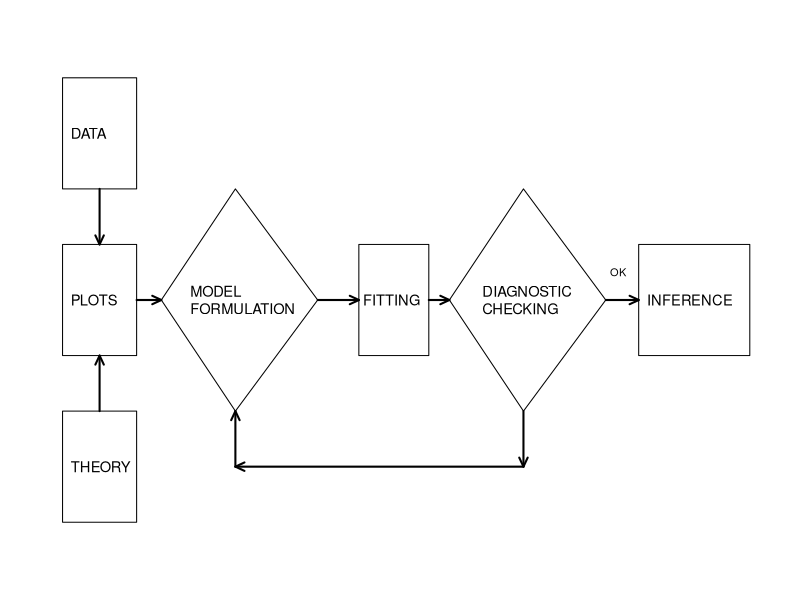

Here is the R script that generated this plot: (Note: this script raises an error after producing the figure.)
## ---- chunk 1

#  FIGURE 5.1
plot.new()
par(mar=c(0,0,0,0), cex=1.1)
plot.window(xlim=c(0,18),ylim=c(-5,5))

text(1,3,labels="DATA",adj=0, cex=0.8)
text(1,0,labels="PLOTS",adj=0, cex=0.8)
text(1,-3,labels="THEORY",adj=0, cex=0.8)
text(3.9,0,labels="MODEL\nFORMULATION",adj=0, cex=0.8)
text(8.1,0,labels="FITTING",adj=0, cex=0.8)
text(11,0,labels="DIAGNOSTIC\nCHECKING",adj=0, cex=0.8)
text(15,0,labels="INFERENCE",adj=0, cex=0.8)
text(14.1,0.5,labels="OK",adj=0, cex=0.6)

rect(0.8,2.0,2.6,4.0)
arrows(1.7,2.0,1.7,1.0,code=2,lwd=2,angle=25,length=0.10)
rect(0.8,-1.0,2.6,1.0)
arrows(1.7,-2.0,1.7,-1.0,code=2,lwd=2,angle=25,length=0.10)
rect(0.8,-4.0,2.6,-2.0)

arrows(2.6,0,3.2,0,code=2,lwd=2,angle=25,length=0.10)

x<-c(5,7.0,5,3.2)
y<-c(2,0,-2,0)
polygon(x,y)
arrows(7.0,0,8.0,0,code=2,lwd=2,angle=25,length=0.10)

rect(8.0,-1.0,9.7,1.0)
arrows(9.7,0,10.2,0,code=2,lwd=2,angle=25,length=0.10)

x1<-c(12,14.0,12,10.2)
y1<-c(2,0,-2,0)
polygon(x1,y1)
arrows(14.0,0,14.8,0,code=2,lwd=2,angle=25,length=0.10)

rect(14.8,-1.0,17.5,1.0)
arrows(12,-2.0,12,-3,code=2,lwd=2,angle=25,length=0.10)
arrows(12,-3.0,5,-3,code=2,lwd=2,angle=25,length=0.10)
arrows(5,-3.0,5,-2,code=2,lwd=2,angle=25,length=0.10)
## ---- chunk 2
# Sixteen Possible Models Table in R
tableout <- 
  data.frame(
    Expression = c("E $y=\\beta_0$", 
                   "E $y=\\beta_0+\\beta_1x_i$", 
                   "E $y = \\beta_0 + \\beta_1 x_i + \\beta_2 x_j$", 
                   "E $y = \\beta_0 + \\beta_1 x_1 + \\beta_2 x_j +\\beta_3x_{k}$", 
                   "E $y = \\beta_0 + \\beta_1 x_1 + \\beta_2 x_2 +\\beta_3 x_3 + \\beta_4 x_4$"),
    Combinations = c("", "$i$ = 1,2,3,4", 
                     "($i,j$) = (1,2),(1,3),(1,4),(2,3),(2,4),(3,4)", 
                     "($i,j,k$) = (1,2,3),(1,2,4),(1,3,4),(2,3,4)", 
                     ""),
    Models = c("1 model with no independent variables", 
               "4 models with one independent variable", 
               "6 models with two independent variables", 
               "4 models with three independent variables", 
               "1 model with all independent variables")
  )

TableGen1(TableData=tableout , 
         TextTitle='Sixteen Possible Models', 
         Align='l',  ColumnSpec=1:2,
         ColWidth = "3cm") %>%
     kableExtra::column_spec(1, width =  "6cm") %>%
     kableExtra::column_spec(c(1,2), border_right = TRUE) %>%
     kableExtra::column_spec(3, width =  "7cm")


## ---- chunk 3
#  FIGURE 5.2
liquidity  <- read.csv("CSVData/Liquidity.csv", header=TRUE)

varLiquid <- c("AVGT","NTRAN","PRICE","SHARE","VALUE","DEBEQ","VOLUME")
Xymat<-data.frame(liquidity[varLiquid])
pairs(Xymat,upper.panel=NULL,cex=1.5,
          xaxt="n",yaxt="n",pch=".",gap=0,cex.labels=0.8)

## ---- chunk 4

#  #  FIGURE 5.3
model2 <- lm(VOLUME~AVGT+NTRAN,data=Xymat)
summary(model2)

op<-par(no.readonly = TRUE)
layout(matrix(c(1,2,3,4,5,6,7,8,9,10),byrow=TRUE,ncol=5))
par("oma"=c(3,3,3,3),"mai"=c(0,0,0.1,0),cex=0.8)
plot.new()
hist(liquidity$PRICE,breaks=18,main="PRICE",xaxt="n",yaxt="n",xlab="",ylab="", 
                cex.main = 1, font.main= 1)
hist(liquidity$SHARE,breaks=12,main="SHARE",xaxt="n",yaxt="n",xlab="",ylab="", 
                cex.main = 1, font.main= 1)
hist(liquidity$VALUE,breaks=12,main="VALUE",xaxt="n",yaxt="n",xlab="",ylab="", 
                cex.main = 1, font.main= 1)
hist(liquidity$DEBEQ,breaks=12,main="DEBEQ",xaxt="n",yaxt="n",xlab="",ylab="", 
                cex.main = 1, font.main= 1)
hist(model2$residuals,breaks=20,main="Residuals",
   xaxt="n",yaxt="n",xlab="",ylab="",cex.main = 1, font.main= 1)
plot(liquidity$PRICE,model2$residuals,xaxt="n",yaxt="n",xlab="",ylab="")
plot(liquidity$SHARE,model2$residuals,xaxt="n",yaxt="n",xlab="",ylab="")
plot(liquidity$VALUE,model2$residuals,xaxt="n",yaxt="n",xlab="",ylab="")
plot(liquidity$DEBEQ,model2$residuals,xaxt="n",yaxt="n",xlab="",ylab="")

## ---- chunk 5
#  FIGURE 5.4
library(cluster)
library(MASS)

par(mar=c(3.2,5.4,.2,.2))
plot(1,5,type="p",pch=19,cex=1.5,xlab="",ylab="",cex.lab=1.5,xaxt="n",yaxt="n",xlim=c(-3,5),ylim=c(-12,12))
mtext(expression(x[2]), side=1,line=2, cex=2.0)
mtext(expression(x[1]), side=2, line=2, las=2, cex=2.0)
arrows(1.5,5,4,5,code=1,lwd=2,angle=15,length=0.25)
xycov<-matrix(c(2, -5,-5, 20),nrow=2,ncol=2)
xyloc<-matrix(c(0, 0),nrow=1,ncol=2)
polygon(ellipsoidPoints(xycov, d2 = 2, loc=xyloc),col="black")

## ---- chunk 6
# Example data for the table
outliers_data <- data.frame(
  Observation = c("A", "B", "C"),
  Standardized_residual = c(4.00, 0.77, -4.01),
  Leverage = c(0.067, 0.550, 0.550),
  Cooks_distance = c(0.577, 0.363, 9.832)
)
knitr::kable(outliers_data, caption = "Measures of Three Types of Unusual Points")
## ---- chunk 7
# Example data
data <- data.frame(
  i = 1:4,
  y_i = c(23, 83, 63, 103),
  x_i1 = c(2, 8, 6, 10),
  x_i2 = c(6, 9, 8, 10)
)

# Display the data in table format
knitr::kable(data, caption = "Data for Example of Perfectly Correlated Explanatory Variables")
## ---- chunk 8
# Example data
liquid_regression <- data.frame(
  x_j = c("PRICE", "SHARE", "VALUE"),
  s_x_j = c(21.37, 115.1, 8.157),
  b_j = c(-0.022, 0.054, 0.313),
  se_b_j = c(0.035, 0.010, 0.162),
  t_b_j = c(-0.63, 5.19, 1.94),
  VIF_j = c(1.5, 3.8, 4.7)
)

knitr::kable(liquid_regression, caption = "Statistics from a Regression of VOLUME on PRICE, SHARE and VALUE")
## ---- chunk 9
#  FIGURE 5.5
x<-seq(0,80,length=81)
y<--(x-60)^2+2000

par(mar=c(3.2,5.4,.2,.2))
plot(x,y,type="l",xlim=c(15,90),ylim=c(-1500,2500),xaxt="n",
    yaxt="n",xlab="",ylab="",cex.lab=1.5)
mtext(expression(x[2]), side=1, line=2, cex=2)
mtext(expression(x[1]), side=2, line=2, las=1,cex=2)
points(20,400,pch=1,cex=2)
points(22,556,pch=1,cex=2)
points(35,1375,pch=1,cex=2)
points(37,1471,pch=1,cex=2)
points(39,1559,pch=1,cex=2)
points(45,1775,pch=1,cex=2)

## ---- chunk 10
#  FIGURE 5.6

Random.seed <- 1:15
x<-runif(15,min=0,max=1)
y<-runif(15,min=-0.1,max=0.1)+1-x
par(mar=c(3.2,4.4,.2,.2))
plot(x,y,type="p",pch=1,cex=1.5,xlim=c(0,1.2),
   ylim=c(-0.1,1.4),xaxt="n",yaxt="n",xlab="",ylab="",cex.lab=1)
mtext(expression(x[2]), side=1, line=2,cex=1.4)
mtext(expression(x[1]), side=2, line=2, cex=1.4, las=1)
points(0.8,1,pch=1,cex=1.5)
arrows(0.55,1.1,0.75,1.02,code=2,lwd=2,angle=5,length=0.15)
text(0.6,1.2,"HIGH LEVERAGE,COLLINEARITY\nMASKING POINT",cex=1.0)
## ---- chunk 11

#  FIGURE 5.7

Random.seed <- 1:15
x<-runif(18,min=0,max=1.2)
y<-runif(18,min=0,max=1.2)
par(mar=c(3.2,4.4,.2,.2))
plot(x,y,type="p",pch=1,cex=1.5,xlim=c(0,3),
   ylim=c(0,3),xaxt="n",yaxt="n",xlab="",ylab="",cex.lab=1)
mtext(expression(x[2]), side=1, line=2,cex=1.4)
mtext(expression(x[1]), side=2, line=2, cex=1.4, las=1)
points(2,2,pch=1,cex=1.5)
arrows(1.4,2.25,1.9,2.05,code=2,lwd=2,angle=5,length=0.15)
text(1.5,2.5,"HIGH LEVERAGE,COLLINEARITY \nCREATING POINT",cex=1.0)

## ---- chunk 12

#  FIGURE 5.8
Sigma<-matrix(c(1,0.972,0.188,0.972,1,-0.022,0.188,-0.022,1),3,3)
Sigma
.Random.seed <- 1:40
x1x2y<-mvrnorm(n=40,rep(0,3),Sigma,empirical=TRUE)

pairs(x1x2y,upper.panel=NULL,xaxt="n",yaxt="n",
     labels=expression(x[1],x[2],y),pch=1,gap=0,cex.labels=1.5)

## ---- chunk 13

#  FIGURE 5.9

op <- par(no.readonly = TRUE)
par(mai=c(0,0.1,0,0))
plot.new()
plot.window(xlim=c(0,18),ylim=c(-10,10))
rect(1,-1.2,14,1.2)
rect(7,4,15,8)
rect(1,-8,6,-4)
x<-seq(1.5,9,length=6)
y<-rep(0,6)
text(x,y,labels=c(1:6),cex=1.5)
x1<-seq(10.5,11.5,length=3)
y1<-rep(0,3)
text(x1,y1,labels=rep(".",3),cex=3)
text(13,0,labels="n",cex=1.5)

text(15,0,labels="ORIGINAL\nSAMPLE\nSIZE n",adj=0)
text(7.5,6,labels="MODEL DEVELOPMENT\nSUBSAMPLE SIZE",adj=0)
text(11.1,5.3, expression(n[1]), adj=0, cex=1.1)
text(1.4,-6,labels="VALIDATION\nSUBSAMPLE\nSIZE",adj=0)
text(2.4,-7.2,expression(n[2]),adj=0, cex=1.1)

arrows(1.8,0.8,8.3,3.9,code=2,lwd=2,angle=15,length=0.2)
arrows(4.8,0.8,9,3.8,code=2,lwd=2,angle=15,length=0.2)
arrows(9.1,0.9,9.5,3.8,code=2,lwd=2,angle=15,length=0.2)
arrows(12.8,0.8,10,3.8,code=2,lwd=2,angle=15,length=0.2)
arrows(2.9,-0.9,2.5,-3.8,code=2,lwd=2,angle=15,length=0.2)
arrows(5.9,-0.9,3.1,-3.8,code=2,lwd=2,angle=15,length=0.2)
arrows(7.4,-0.9,3.5,-3.8,code=2,lwd=2,angle=15,length=0.2)
## ---- chunk 14

#  FIGURE 5.10

x<-seq(5,28,length=24)
y<-0.5*x-3
par(mar=c(3.2,4.4,.2,.2))
plot(0,0,type="l",xlim=c(8,30),ylim=c(0.5,13),
     xlab="",ylab="",xaxt="n",yaxt="n",cex.lab=1.5)
mtext("x", side=1,line=2, cex=1.4)
mtext("y", side=2,lin=2,las=1,cex=1.4)
error<-matrix(c(1,0.1,2,0.3,2.5,0.4,3,0.65,3.8,0.8,4,1,4.5,1,5,1.2,5.5,1.3,6,1.5,6.5,1.6,7,1.65,8,2.2,8.5,2.7,9,3,9,-3,8.5,-2.6,7.5,-2.2,7,-2.1,6.5,-1.7,6,-1.6,5.6,-1.5,5,-1.2,4.6,-1,4,-0.9,3.5,-0.6,3,-0.5,2.8,-0.3,2,-0.2,1,-0.1),ncol=2,byrow=TRUE)
xycor<-cbind((error[,1]+3)*2,error[,1]+error[,2])
polygon(xycor,col="grey")
lines(x,y)
## ---- chunk 15
#  FIGURE 5.11

x<-seq(0,10,length=11)
y<-seq(0,0,length=11)
par(mar=c(3.2,4.4,.2,.2))
plot(0,0,type="l",xlim=c(1.2,12),ylim=c(-6,6),
  xlab="",ylab="",
  xaxt="n",yaxt="n",cex.lab=1.2)
mtext(expression(e), las=1, side=2,line=2,cex=1.4)
mtext(expression(hat(y)), side=1,line=2,cex=1.4)
error<-matrix(c(1,0.1,2,0.3,2.5,0.4,3,0.65,3.8,0.8,4,1,4.5,1,5,1.2,5.5,1.3,6,1.5,6.5,1.6,7,1.65,8,2.2,8.5,2.7,9,3,9,-3,8.5,-2.6,7.5,-2.2,7,-2.1,6.5,-1.7,6,-1.6,5.6,-1.5,5,-1.2,4.6,-1,4,-0.9,3.5,-0.6,3,-0.5,2.8,-0.3,2,-0.2,1,-0.1),ncol=2,byrow=TRUE)
polygon(error,col="grey")
lines(x,y)
## ---- chunk 16

#  FIGURE 5.12

z <- seq(-3, 3, 0.01)
YJTrans <- function(lambda)
{ lambda0 <- lambda+(lambda==0)
 lambda2 <- lambda+(lambda==2)
 yp <- (lambda==0)*log(1+abs(z))+(lambda!=0)*((1+abs(z))^lambda0-1)/lambda0
 yn <- -(lambda==2)*log(1+abs(z))-(lambda!=2)*((1+abs(z))^(2-lambda2)-1)/(2-lambda2)
 foo <- yp*(z>=0)+yn*(z<0) 
 foo}

par(mar=c(3.2,3.2,2.2,0.2),cex=1.3)
plot(z, YJTrans(0), xlim=c(-3, 3), ylim=c(-3, 3), type="l", ylab="", xlab="", lty=1, las=1)
mtext("Transformed Values", at=3.5, side=2, las=1, adj=0.35, cex=1.3)
mtext("Original Values", side=1, line=2, cex=1.3)
lines(z, YJTrans(0.5), lty=2)
abline(0, 1, lty=3)
lines(z, YJTrans(1.5), lty=4)
lines(z, YJTrans(2), lty=5)
